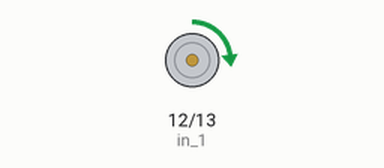
This sketch was run on a simulated Arduino Uno, built with avr-gcc and run on an emulated ATmega328P. On the bench: motor-driver pin pairs drawn as motors (green arrow = first pin HIGH = forward, orange = second pin HIGH = backward, longer = more drive, scaled by the enable pin).

Above: at 0.75 s.
At 10.36 s:
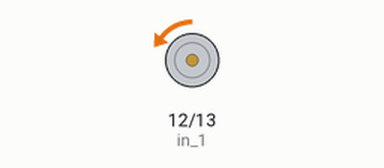
At 18.78 s:
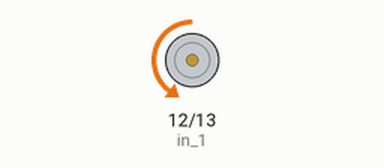
At 27.31 s:
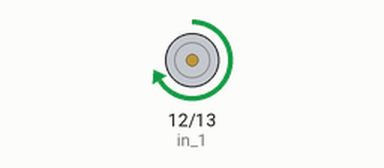
Timing chart, 0 to 27.6 s (numbered marks = the images above):
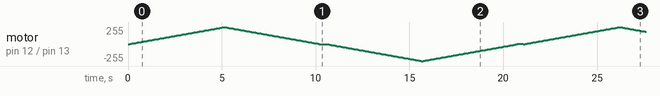

The sketch:

motorController.ino
```cpp
#define pwm  3
#define in_1  12
#define in_2  13

int speed = 0;
int step = 5;

void setup() {
  Serial.begin(9600);
  pinMode(pwm, OUTPUT);
  pinMode(in_1, OUTPUT);
  pinMode(in_2, OUTPUT);
  clockWise();
}

void loop() {
  while(speed < 255) {
    analogWrite(pwm, speed);
    speed += step;
    delay(100);
  }
  while(speed > 0) {
    analogWrite(pwm, speed);
    speed -= step;
    delay(100);
  }
  flipDirection();
  delay(333);
}

void flipDirection() {
  digitalWrite(in_1, !digitalRead(in_1));
  digitalWrite(in_2, !digitalRead(in_2));
}

void clockWise() {
  digitalWrite(in_1, HIGH);
  digitalWrite(in_2, LOW);
}

void counterCW() {
  digitalWrite(in_1, LOW);
  digitalWrite(in_2, HIGH);
}
```
